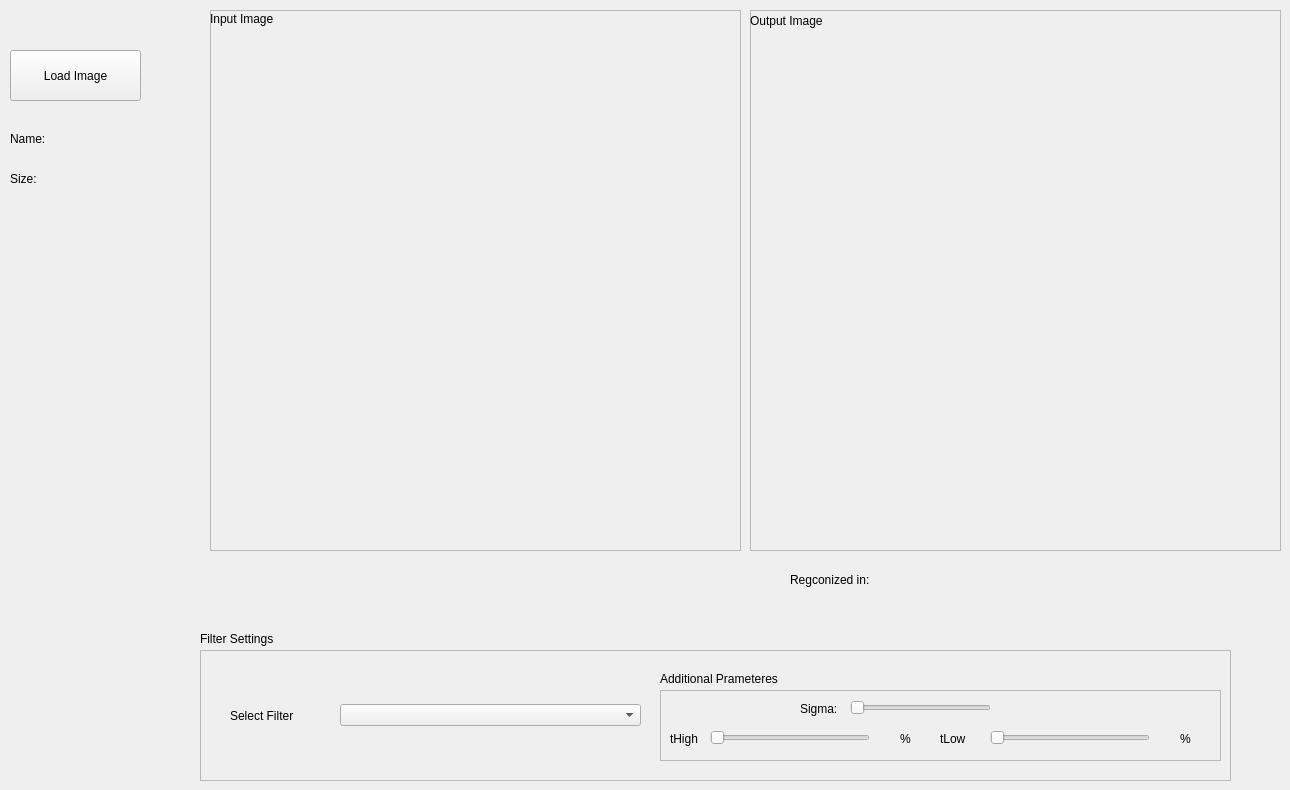
      <widget class="QWidget" name="filters">
       <attribute name="title">
        <string>Filters</string>
       </attribute>
       <widget class="QFrame" name="frame">
        <property name="geometry">
         <rect>
          <x>210</x>
          <y>10</y>
          <width>531</width>
          <height>541</height>
         </rect>
        </property>
        <property name="frameShape">
         <enum>QFrame::StyledPanel</enum>
        </property>
        <property name="frameShadow">
         <enum>QFrame::Raised</enum>
        </property>
        <widget class="QLabel" name="label">
         <property name="geometry">
          <rect>
           <x>0</x>
           <y>0</y>
           <width>121</width>
           <height>17</height>
          </rect>
         </property>
         <property name="text">
          <string>Input Image</string>
         </property>
        </widget>
        <widget class="QLabel" name="inputImageLabel">
         <property name="geometry">
          <rect>
           <x>10</x>
           <y>20</y>
           <width>512</width>
           <height>511</height>
          </rect>
         </property>
         <property name="text">
          <string/>
         </property>
        </widget>
       </widget>
       <widget class="QFrame" name="frame_2">
        <property name="geometry">
         <rect>
          <x>750</x>
          <y>10</y>
          <width>531</width>
          <height>541</height>
         </rect>
        </property>
        <property name="frameShape">
         <enum>QFrame::StyledPanel</enum>
        </property>
        <property name="frameShadow">
         <enum>QFrame::Raised</enum>
        </property>
        <widget class="QLabel" name="label_2">
         <property name="geometry">
          <rect>
           <x>0</x>
           <y>0</y>
           <width>101</width>
           <height>21</height>
          </rect>
         </property>
         <property name="text">
          <string>Output Image</string>
         </property>
        </widget>
        <widget class="QLabel" name="outputImageLabel">
         <property name="geometry">
          <rect>
           <x>10</x>
           <y>20</y>
           <width>511</width>
           <height>512</height>
          </rect>
         </property>
         <property name="text">
          <string/>
         </property>
        </widget>
       </widget>
       <widget class="QPushButton" name="loadImageBtn">
        <property name="geometry">
         <rect>
          <x>10</x>
          <y>50</y>
          <width>131</width>
          <height>51</height>
         </rect>
        </property>
        <property name="text">
         <string>Load Image</string>
        </property>
       </widget>
       <widget class="QFrame" name="frame_3">
        <property name="geometry">
         <rect>
          <x>200</x>
          <y>650</y>
          <width>1031</width>
          <height>131</height>
         </rect>
        </property>
        <property name="frameShape">
         <enum>QFrame::StyledPanel</enum>
        </property>
        <property name="frameShadow">
         <enum>QFrame::Raised</enum>
        </property>
        <widget class="QWidget" name="widget" native="true">
         <property name="geometry">
          <rect>
           <x>30</x>
           <y>20</y>
           <width>411</width>
           <height>91</height>
          </rect>
         </property>
         <layout class="QHBoxLayout" name="horizontalLayout">
          <item>
           <widget class="QLabel" name="label_4">
            <property name="sizePolicy">
             <sizepolicy hsizetype="Fixed" vsizetype="Preferred">
              <horstretch>0</horstretch>
              <verstretch>0</verstretch>
             </sizepolicy>
            </property>
            <property name="text">
             <string>Select Filter</string>
            </property>
           </widget>
          </item>
          <item>
           <spacer name="horizontalSpacer">
            <property name="orientation">
             <enum>Qt::Horizontal</enum>
            </property>
            <property name="sizeType">
             <enum>QSizePolicy::Fixed</enum>
            </property>
            <property name="sizeHint" stdset="0">
             <size>
              <width>40</width>
              <height>20</height>
             </size>
            </property>
           </spacer>
          </item>
          <item>
           <widget class="QComboBox" name="filterSelect">
            <property name="sizePolicy">
             <sizepolicy hsizetype="Expanding" vsizetype="Fixed">
              <horstretch>0</horstretch>
              <verstretch>0</verstretch>
             </sizepolicy>
            </property>
            <item>
             <property name="text">
              <string/>
             </property>
            </item>
            <item>
             <property name="text">
              <string>Salt and Pepper Noise</string>
             </property>
            </item>
            <item>
             <property name="text">
              <string>Average</string>
             </property>
            </item>
            <item>
             <property name="text">
              <string>Gaussian</string>
             </property>
            </item>
            <item>
             <property name="text">
              <string>Median</string>
             </property>
            </item>
            <item>
             <property name="text">
              <string>Sobel</string>
             </property>
            </item>
            <item>
             <property name="text">
              <string>Prewitt</string>
             </property>
            </item>
            <item>
             <property name="text">
              <string>Roberts</string>
             </property>
            </item>
            <item>
             <property name="text">
              <string>Normalize</string>
             </property>
            </item>
            <item>
             <property name="text">
              <string>Global Thresholding</string>
             </property>
            </item>
            <item>
             <property name="text">
              <string>Local Thresholding</string>
             </property>
            </item>
            <item>
             <property name="text">
              <string>Canny</string>
             </property>
            </item>
            <item>
             <property name="text">
              <string>Hough Lines</string>
             </property>
            </item>
            <item>
             <property name="text">
              <string>Hough Circles</string>
             </property>
            </item>
            <item>
             <property name="text">
              <string>Harris Corner</string>
             </property>
            </item>
            <item>
             <property name="text">
              <string>GlobalAtsu</string>
             </property>
            </item>
            <item>
             <property name="text">
              <string>LocalAtsu</string>
             </property>
            </item>
            <item>
             <property name="text">
              <string>GlobalOptimalIterative</string>
             </property>
            </item>
            <item>
             <property name="text">
              <string>LocalOptimalIterative</string>
             </property>
            </item>
            <item>
             <property name="text">
              <string>Face Detection</string>
             </property>
            </item>
            <item>
             <property name="text">
              <string>FaceRecognition</string>
             </property>
            </item>
           </widget>
          </item>
         </layout>
        </widget>
        <widget class="QFrame" name="additionalParmsFrame">
         <property name="geometry">
          <rect>
           <x>460</x>
           <y>40</y>
           <width>561</width>
           <height>71</height>
          </rect>
         </property>
         <property name="frameShape">
          <enum>QFrame::StyledPanel</enum>
         </property>
         <property name="frameShadow">
          <enum>QFrame::Raised</enum>
         </property>
         <widget class="QSlider" name="sigmaCannySlider">
          <property name="geometry">
           <rect>
            <x>190</x>
            <y>10</y>
            <width>141</width>
            <height>16</height>
           </rect>
          </property>
          <property name="minimum">
           <number>0</number>
          </property>
          <property name="maximum">
           <number>100</number>
          </property>
          <property name="pageStep">
           <number>1</number>
          </property>
          <property name="value">
           <number>0</number>
          </property>
          <property name="orientation">
           <enum>Qt::Horizontal</enum>
          </property>
         </widget>
         <widget class="QLabel" name="label_22">
          <property name="geometry">
           <rect>
            <x>140</x>
            <y>10</y>
            <width>51</width>
            <height>17</height>
           </rect>
          </property>
          <property name="text">
           <string>Sigma:</string>
          </property>
         </widget>
         <widget class="QLabel" name="label_25">
          <property name="geometry">
           <rect>
            <x>10</x>
            <y>40</y>
            <width>41</width>
            <height>17</height>
           </rect>
          </property>
          <property name="text">
           <string>tHigh</string>
          </property>
         </widget>
         <widget class="QSlider" name="thHighCannySlider">
          <property name="geometry">
           <rect>
            <x>50</x>
            <y>40</y>
            <width>160</width>
            <height>16</height>
           </rect>
          </property>
          <property name="mouseTracking">
           <bool>false</bool>
          </property>
          <property name="maximum">
           <number>255</number>
          </property>
          <property name="orientation">
           <enum>Qt::Horizontal</enum>
          </property>
         </widget>
         <widget class="QLabel" name="label_26">
          <property name="geometry">
           <rect>
            <x>280</x>
            <y>40</y>
            <width>41</width>
            <height>17</height>
           </rect>
          </property>
          <property name="text">
           <string>tLow</string>
          </property>
         </widget>
         <widget class="QSlider" name="thLowCannySlider">
          <property name="geometry">
           <rect>
            <x>330</x>
            <y>40</y>
            <width>160</width>
            <height>16</height>
           </rect>
          </property>
          <property name="maximum">
           <number>255</number>
          </property>
          <property name="orientation">
           <enum>Qt::Horizontal</enum>
          </property>
         </widget>
         <widget class="QLabel" name="thHighCannyValLabel">
          <property name="geometry">
           <rect>
            <x>220</x>
            <y>40</y>
            <width>31</width>
            <height>17</height>
           </rect>
          </property>
          <property name="text">
           <string/>
          </property>
         </widget>
         <widget class="QLabel" name="thLowCannyValLabel">
          <property name="geometry">
           <rect>
            <x>500</x>
            <y>40</y>
            <width>31</width>
            <height>20</height>
           </rect>
          </property>
          <property name="text">
           <string/>
          </property>
         </widget>
         <widget class="QLabel" name="sigmaCannyValLabel">
          <property name="geometry">
           <rect>
            <x>340</x>
            <y>10</y>
            <width>51</width>
            <height>20</height>
           </rect>
          </property>
          <property name="text">
           <string/>
          </property>
         </widget>
         <widget class="QLabel" name="label_27">
          <property name="geometry">
           <rect>
            <x>240</x>
            <y>40</y>
            <width>21</width>
            <height>17</height>
           </rect>
          </property>
          <property name="text">
           <string>%</string>
          </property>
         </widget>
         <widget class="QLabel" name="label_28">
          <property name="geometry">
           <rect>
            <x>520</x>
            <y>40</y>
            <width>21</width>
            <height>17</height>
           </rect>
          </property>
          <property name="text">
           <string>%</string>
          </property>
         </widget>
        </widget>
        <widget class="QLabel" name="label_5">
         <property name="geometry">
          <rect>
           <x>460</x>
           <y>20</y>
           <width>161</width>
           <height>17</height>
          </rect>
         </property>
         <property name="text">
          <string>Additional Prameteres</string>
         </property>
        </widget>
       </widget>
       <widget class="QLabel" name="label_3">
        <property name="geometry">
         <rect>
          <x>200</x>
          <y>630</y>
          <width>111</width>
          <height>17</height>
         </rect>
        </property>
        <property name="text">
         <string>Filter Settings</string>
        </property>
       </widget>
       <widget class="QLabel" name="label_6">
        <property name="geometry">
         <rect>
          <x>10</x>
          <y>130</y>
          <width>51</width>
          <height>17</height>
         </rect>
        </property>
        <property name="text">
         <string>Name:</string>
        </property>
       </widget>
       <widget class="QLabel" name="imageName">
        <property name="geometry">
         <rect>
          <x>70</x>
          <y>130</y>
          <width>141</width>
          <height>21</height>
         </rect>
        </property>
        <property name="text">
         <string/>
        </property>
       </widget>
       <widget class="QLabel" name="label_8">
        <property name="geometry">
         <rect>
          <x>10</x>
          <y>170</y>
          <width>41</width>
          <height>17</height>
         </rect>
        </property>
        <property name="text">
         <string>Size:</string>
        </property>
       </widget>
       <widget class="QLabel" name="imageSize">
        <property name="geometry">
         <rect>
          <x>40</x>
          <y>170</y>
          <width>161</width>
          <height>17</height>
         </rect>
        </property>
        <property name="text">
         <string/>
        </property>
       </widget>
       <widget class="QLabel" name="recognizedFaceLabel">
        <property name="geometry">
         <rect>
          <x>890</x>
          <y>570</y>
          <width>341</width>
          <height>20</height>
         </rect>
        </property>
        <property name="text">
         <string/>
        </property>
       </widget>
       <widget class="QLabel" name="label_33">
        <property name="geometry">
         <rect>
          <x>790</x>
          <y>570</y>
          <width>111</width>
          <height>20</height>
         </rect>
        </property>
        <property name="text">
         <string>Regconized in:</string>
        </property>
       </widget>
      </widget>
